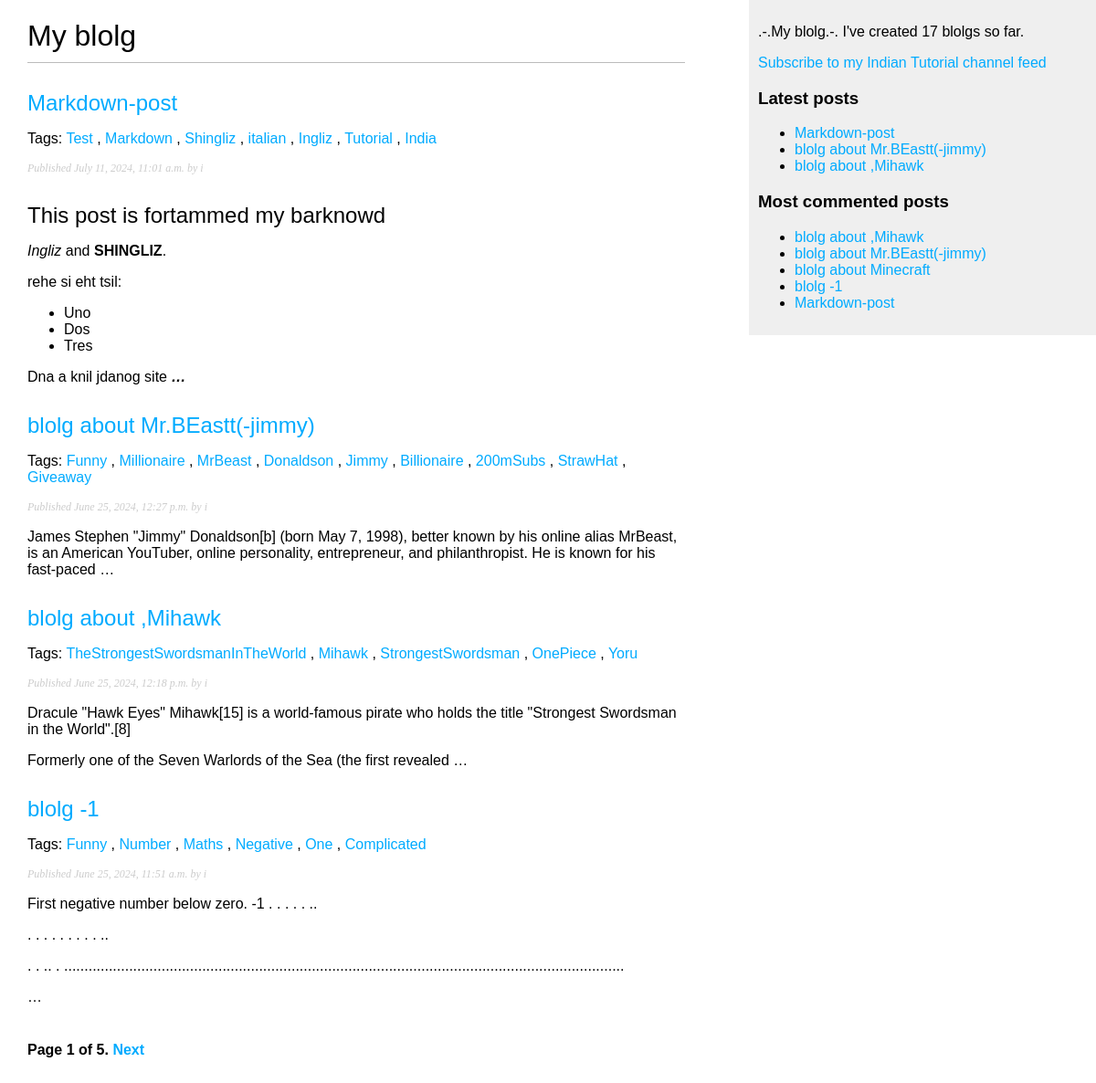
Page /blolg/ on the committed database.
### blolg/models.py (models this page shows, shortened)
class Post(models.Model):
    class Status(models.TextChoices):
        DRAFT = 'DF', 'Draft'
        PUBLISHED = 'PB', 'Published'
    title = models.CharField(max_length=250)
    slug = models.SlugField(max_length=250, unique_for_date='publish')
    author = models.ForeignKey(User, on_delete=models.CASCADE, related_name='blog_posts')
    body = models.TextField()
    publish = models.DateTimeField(default=timezone.now)
    created = models.DateTimeField(auto_now_add=True)
    updated = models.DateTimeField(auto_now=True)
    status = models.CharField(max_length=2, choices=Status.choices, default=Status.DRAFT)
    tags = TaggableManager()
    objects = models.Manager()
    published = PublishedManager()
    class Meta:
        ordering = ['-publish']
        indexes = [
            models.Index(fields=['-publish']),
            ]
    def get_absolute_url(self):
        return reverse('blolg:post_detail', args=[self.publish.year, self.publish.month, self.publish.day, self.slug])

### blolg/views.py (the view)
# urls.py: path('', post_list, name='post_list'),
def post_list(request, tag_slug=None):
    post_list = Post.published.all()
    tag = None
    if tag_slug:
        tag = get_object_or_404(Tag, slug=tag_slug)
        post_list = post_list.filter(tags__in=[tag])
    paginator = Paginator(post_list, 4)
    page_number = request.GET.get('page', 1)
    try:
        posts = paginator.page(page_number)
    except PageNotAnInteger:
        posts = paginator.page(1)
    except EmptyPage:
        posts = paginator.page(paginator.num_pages)
    return render(request, 'blolg/post/list.html', {'posts': posts, 'tag': tag})

### blolg/models.py (called while the page is built)
    def get_queryset(self):
        return super().get_queryset().filter(status=Post.Status.PUBLISHED)

### blolg/templatetags/blolg_tags.py (called while the page is built)
@register.simple_tag
def total_posts():
    return Post.published.count()

@register.inclusion_tag('blolg/post/latest_posts.html')
def show_latest_posts(count=5):
    latest_posts = Post.published.order_by('-publish')[:count]
    return {'latest_posts': latest_posts}

@register.simple_tag
def get_most_commented_posts(count=5):
    return Post.published.annotate(total_comments=Count('comments')).order_by('-total_comments')[:count]

@register.filter(name='markdown')
def markdown_format(text):
 return mark_safe(markdown.markdown(text))

### blolg/templates/blolg/post/list.html (shortened to what this page needs)
{% extends 'blolg/base.html' %}
{% load blolg_tags %}
{% block content %}
<h1>My blolg</h1>
{% for post in posts %}
<h2>
    <a href="{{ post.get_absolute_url }}">
        {{ post.title }}
    </a>
</h2>
<p class="tags">
    Tags:
    {% for tag in post.tags.all %}
    <a href="{% url "blolg:post_list_by_tag" tag.slug %}">
        {{ tag.name }}
    </a>
    {% if not forloop.last %}, {% endif %}
    {% endfor %}
<p class="date">
    Published {{ post.publish }} by {{ post.author }}
</p>
{{ post.body|markdown|truncatewords_html:30 }}
{% endfor %}
{% include "blolg/pagination.html" with page=posts %}
{% endblock %}

### blolg/templates/blolg/base.html (shortened to what this page needs)
{% load blolg_tags %}
{% load static %}
<!DOCTYPE html>
<html lang="en">
<head>
    <link rel="stylesheet" href="{% static 'css/style.css' %}">
</head>
<body>
    <div id="content">
        {% block content %}
        {% endblock %}
    </div>
    <div id="sidebar">
        <p>
            .-.My blolg.-.
            I've created {% total_posts %} blolgs so far.
        </p>
        <p>
            <a href="{% url "blolg:post_feed" %}">
                Subscribe to my Indian Tutorial channel feed
            </a>
        </p>
        <h3>Latest posts</h3>
        {% show_latest_posts 3 %}
        <h3>Most commented posts</h3>
        {% get_most_commented_posts as most_commented_posts %}
        <ul>
            {% for post in most_commented_posts %}
            <li>
                <a href="{{ post.get_absolute_url }}">{{ post.title }}</a>
            </li>
            {% endfor %}
        </ul>
    </div>
</body>
</html>

### blolg/templates/blolg/post/latest_posts.html
<ul>
    {% for post in latest_posts %}
    <li>
        <a href="{{ post.get_absolute_url }}">{{ post.title }}</a>
    </li>
    {% endfor %}
</ul>

### blolg/static/css/style.css (style rules this page uses)
body { margin:0; padding:0; font-family:helvetica, sans-serif; }
a { color:#00abff; text-decoration:none; }
h1 { font-weight:normal; border-bottom:1px solid #bbb; padding:0 0 10px 0; }
h2 { font-weight:normal; margin:30px 0 0; }
#content { float:left; width:60%; padding:0 0 0 30px; }
#sidebar { float:right; width:30%; padding:10px; background:#efefef; height:100%; }
p.date { color:#ccc; font-family: georgia, serif; font-size: 12px; font-style: italic; }

### rows in the picture
Post: title "Markdown-post", publish "July 11, 2024, 11:01 a.m.", author "i", body "This post is fortammed my barknowd Ingliz and SHINGLIZ . rehe si eht tsil: Uno Dos Tres Dna a knil jdanog site …"
Tag: name "Test"
Tag: name "Markdown"
Tag: name "Shingliz"
Tag: name "italian"
Tag: name "Ingliz"
Tag: name "Tutorial"
Tag: name "India"
Post: title "blolg about Mr.BEastt(-jimmy)", publish "June 25, 2024, 12:27 p.m.", author "i", body "James Stephen \"Jimmy\" Donaldson[b] (born May 7, 1998), better known by his online alias MrBeast, is an American YouTuber, online personality, entrepreneur, and philanthropist. He is known for his fast-paced …"
Tag: name "Funny"
Tag: name "Millionaire"
Tag: name "MrBeast"
Tag: name "Donaldson"
Tag: name "Jimmy"
Tag: name "Billionaire"
Tag: name "200mSubs"
Tag: name "StrawHat"
Tag: name "Giveaway"
Post: title "blolg about ,Mihawk", publish "June 25, 2024, 12:18 p.m.", author "i", body "Dracule \"Hawk Eyes\" Mihawk[15] is a world-famous pirate who holds the title \"Strongest Swordsman in the World\".[8] Formerly one of the Seven Warlords of the Sea (the first revealed …"
Tag: name "TheStrongestSwordsmanInTheWorld"
Tag: name "Mihawk"
Tag: name "StrongestSwordsman"
Tag: name "OnePiece"
Tag: name "Yoru"
Post: title "blolg -1", publish "June 25, 2024, 11:51 a.m.", author "i", body "First negative number below zero. -1 . . . . . .. . . . . . . . . . .. . . .. . .......................................................................................................................................... …"
Tag: name "Number"
Tag: name "Maths"
Tag: name "Negative"
Tag: name "One"
Tag: name "Complicated"
Post: title "blolg about Minecraft"

### other values in the picture
{{ page.number }} "1"
{{ page.paginator.num_pages }} "5"
